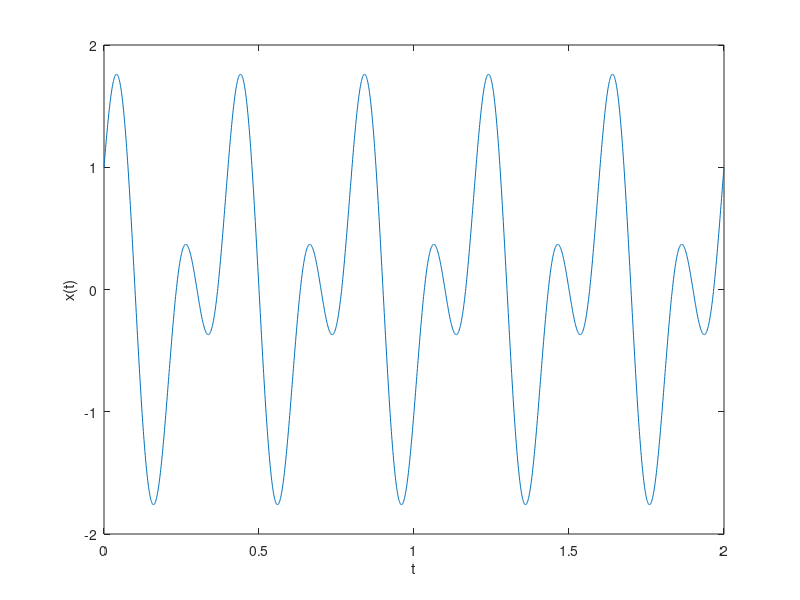

Write MATLAB code to recreate this figure.
t_fine = 0:0.001:2;

xt = cos(5*pi*t_fine) + sin(10*pi*t_fine);

figure()
plot(t_fine,xt);
xlabel('t');
ylabel('x(t)');

